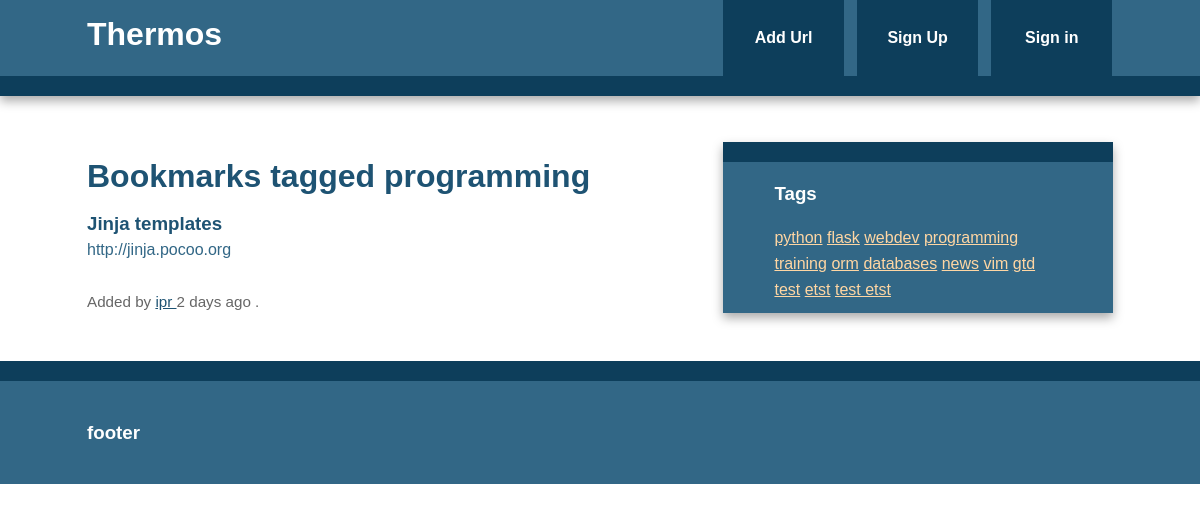
The app's page /tag/programming with its own data.
### thermos/models.py (models this page shows, shortened)
class Tag(db.Model):
    id = db.Column(db.Integer, primary_key=True)
    name = db.Column(db.String(25), nullable=False, unique=True, index=True)
    @staticmethod
    def all():
        return Tag.query.all()
    def __repr__(self):
        return self.name

class Bookmark(db.Model):
    id = db.Column(db.Integer, primary_key=True)
    url = db.Column(db.Text, nullable=False)
    date = db.Column(db.DateTime, default=datetime.utcnow())
    description = db.Column(db.String(300))
    user_id = db.Column(db.Integer, db.ForeignKey('user.id'), nullable=False)
    _tag = db.relationship('Tag', secondary=tags,
                           backref=db.backref('bookmarks', lazy='dynamic'))
    @property
    def tags(self):
        return ",".join([t.name for t in self._tag])
    @tags.setter
    def tags(self,string):
        if string:
            self._tag = [Tag.get_or_create(name) for name in string.split(",")]

class User(db.Model, UserMixin):
    id = db.Column(db.Integer, primary_key=True)
    username = db.Column(db.String(80), unique=True)
    email = db.Column(db.String(120), unique=True)
    bookmarks = db.relationship("Bookmark", backref='user', lazy='dynamic')
    password_hash = db.Column(db.String)
    @property
    def password(self):
        raise AttributeError("password: write-only field")

### thermos/views.py (the view)
@app.route("/tag/<name>")
def tag(name):
    tag = Tag.query.filter_by(name=name).first_or_404()
    return render_template('tag.html', tag=tag)

### thermos/views.py (called while the page is built)
@app.context_processor  # make globally available in template context
def inject_tags():
    return dict(all_tags=Tag.all)

### thermos/templates/tag.html (shortened to what this page needs)
{% extends "base.html" %}
{% from "form_macros.html" import render_field %}
{% block content %}
    <article>
        <header><h1>Bookmarks tagged {{ tag }}</h1></header>
        {% if tag.bookmarks.count() > 0 %}
            {% with bookmarks=tag.bookmarks %}
                {% include "bookmark_list.html" %}
            {% endwith %}
        {% else %}
            There are no bookmarks for this tag.
        {% endif %}
    </article>
{% endblock %}

### thermos/templates/base.html (shortened to what this page needs)
<!doctype html>
<html class="no-js" lang="">
    <head>
        <link rel="stylesheet" href="{{ url_for('static', filename='css/normalize.min.css') }}">
        <link rel="stylesheet" href="{{ url_for('static', filename='css/main.css') }}">
        {% block styles %}
            <link rel="stylesheet" href="{{ url_for('static', filename='css/normalize.min.css') }}">
            <link rel="stylesheet" href="{{ url_for('static', filename='css/main.css') }}">
        {% endblock %}
    </head>
    <body>
        <div class="header-container">
            <header class="wrapper clearfix">
                <a href="{{ url_for('index') }}"><h1 class="title">Thermos</h1></a>
                <nav>
                    <ul>
                        <li><a href="{{ url_for('add') }}  ">   Add Url  </a></li>
                        {% if current_user.is_authenticated %}
                            <li><a href="{{ url_for('user', username=current_user.username) }}"> My Links </a>  </li>
                            <li><a href="{{ url_for('logout') }}"> Sign out </a>  </li>
                        {% else %}
                            <li><a href="{{ url_for('signup') }}"> Sign Up</a></li>
                            <li><a href="{{ url_for('login') }}">Sign in </a> </li>
                        {% endif %}
                    </ul>
                </nav>
            </header>
        </div>
        <div class="main-container">
            <div class="main wrapper clearfix">
                {% block content %}
                {% endblock %}
                {% block sidebar %}
                <aside>
                    <h3>Tags</h3>
                    {% for t in all_tags() %}
                        <a href="{{ url_for("tag", name=t)}}">{{ t }}</a>
                    {% endfor %}
                </aside>
                {% endblock %}
            </div>
        </div>
        <div class="footer-container">
            <footer class="wrapper">
                <h3>footer</h3>
            </footer>
        </div>
    </body>
</html>

### thermos/templates/bookmark_list.html
<ul class="bookmarks">
    {% for bookmark in bookmarks %}
    <li>
        {% include "bookmark.html" %}
    </li>
    {% endfor %}
</ul>

### thermos/templates/bookmark.html (shortened to what this page needs)
        <a class="header" href="{{ bookmark.url }}">
            <h3 class="description">
                {{ bookmark.description | truncate(50, killwords=true) }}
            </h3>
            <span class="url">
                {{ bookmark.url | truncate(50, killwords=true) }}
            </span>
        </a>
        <div class="info">
            <br>
            Added by <a href="{{ url_for('user', username=bookmark.user.username) }}" >
            {{ bookmark.user.username }}
            </a>
             {{ moment(bookmark.date).fromNow()  }} .
        </div>

### thermos/static/css/main.css (style rules this page uses)
html { color: #222; font-size: 1em; line-height: 1.4; }
body { font: 16px/26px Helvetica, Helvetica Neue, Arial; }
.wrapper { width: 90%; margin: 0 5%; }
.header-container { border-bottom: 20px solid #0d3e5b; }
.footer-container, .main aside { border-top: 20px solid #0d3e5b; }
.header-container, .footer-container, .main aside { background: #326786; }
.title { color: white; }
nav ul { margin: 0; padding: 0; list-style-type: none; }
nav a { display: block; margin-bottom: 10px; padding: 15px 0; text-align: center; text-decoration: none; font-weight: bold; color: white; background: #0d3e5b }
.main { padding: 30px 0; }
.main article h1 { font-size: 2em; }
.main aside { color: white; padding: 0px 5% 10px; }
.footer-container footer { color: white; padding: 20px 0; }
a, a:visited { color: #1E5373; }
h1, h2, h3, h4, h5, h6 { color: #1e5373; }
.main aside h3, footer h3 { color:white; }
ul.bookmarks { list-style: none none; padding-left: 0; }
a.header { color: #326786; text-decoration: none; display: block; }
a.header h3 { margin:0 0; }
div.info { font-size: .95em; color: #666666 }
aside a { color: #FFD6A3; }
h1, h2, h3, h4, h5, h6 { color: #1E5373; }
.main aside h3, footer h3, footer a, footer a:visited { color: white; }
@media only screen and (min-width: 480px) { nav a { float: left; width: 27%; margin: 0 1.7%; padding: 25px 2%; margin-bottom: 0; } }
@media only screen and (min-width: 480px) { nav li:first-child a { margin-left: 0; } }
@media only screen and (min-width: 480px) { nav li:last-child a { margin-right: 0; } }
@media only screen and (min-width: 480px) { nav ul li { display: inline; } }
@media only screen and (min-width: 768px) { .header-container, .main aside { -webkit-box-shadow: 0 5px 10px #aaa; -moz-box-shadow: 0 5px 10px #aaa; box-shadow: 0 5px 10px #aaa; } }
@media only screen and (min-width: 768px) { .title { float: left; } }
@media only screen and (min-width: 768px) { nav { float: right; width: 38%; } }
@media only screen and (min-width: 768px) { .main article { float: left; width: 57%; } }
@media only screen and (min-width: 768px) { .main aside { float: right; width: 28%; } }
@media only screen and (min-width: 1140px) { .wrapper { width: 1026px; margin: 0 auto; } }
.clearfix:before, .clearfix:after { content: " "; display: table; }
.clearfix:after { clear: both; }
.clearfix { *zoom: 1; }

### records on screen
Tag: name "programming"
Bookmark: description "Jinja templates", url "http://jinja.pocoo.org", user.username "ipr", date "2 days ago"
Tag: name "python"
Tag: name "flask"
Tag: name "webdev"
Tag: name "training"
Tag: name "orm"
Tag: name "databases"
Tag: name "news"
Tag: name "vim"
Tag: name "gtd"
Tag: name "test"
Tag: name "etst"
Tag: name "test etst"
